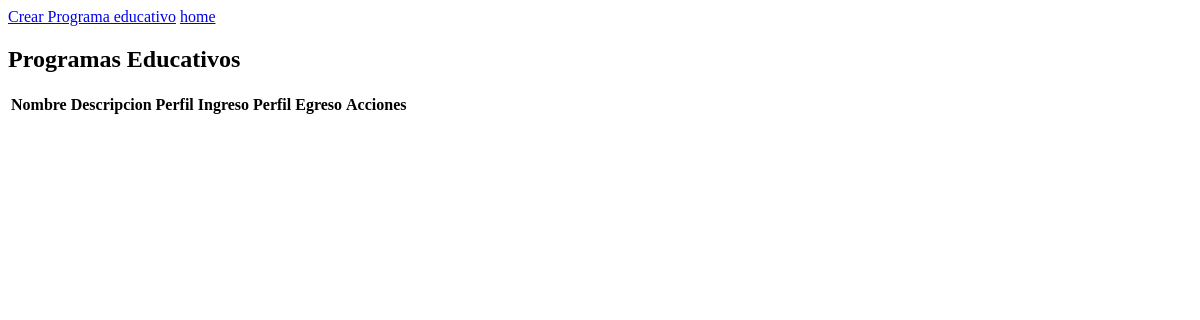
Before: /ProgramaEducativo/ with the older database file.
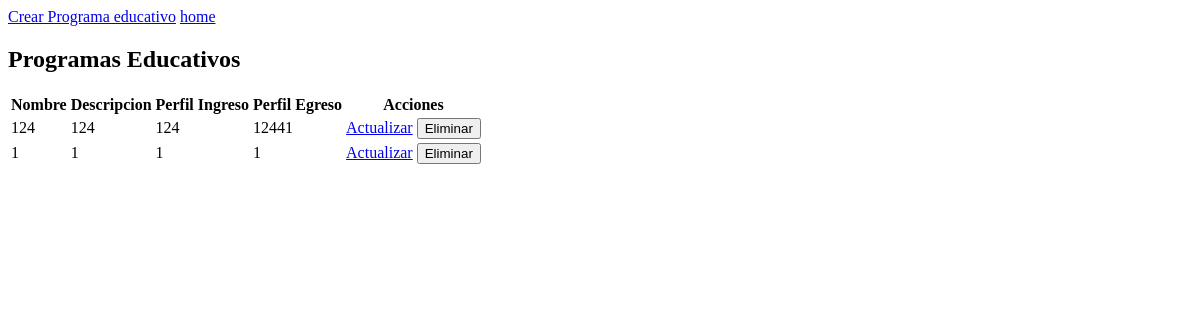
After: the same page with the newer database file.
### Proyecto/models.py (models this page shows)
class programaEducativo(models.Model):
    nombrePE = models.TextField(max_length=200)
    descrpcionPe = models.TextField(max_length=200)
    perfilIngreso = models.TextField(max_length=200)
    perfilEgreso = models.TextField(max_length=200)

### Proyecto/views.py (the view)
# urls.py: path('ProgramaEducativo/', views.ProgramasEducativo, name='programaeducativo'),
def ProgramasEducativo(request):
    programa = programaEducativo.objects.all()
    return render(request, 'programaeducativo.html', {'programa': programa})

### Proyecto/Templates/programaeducativo.html (shortened to what this page needs)
<!DOCTYPE html>
<html lang="en">
<head>
</head>
<body>
    <a href="{% url 'create_programaeducativo' %}" class="btn btn-danger mt-3">Crear Programa educativo</a>
    <a href="{% url 'home' %}" class="btn btn-danger mt-3">home</a>
    <div class="container mt-4">
        <h2 class="text-center">Programas Educativos</h2>
        <div class="table-responsive rounded">
            <table id="tablaHerramientas" class="table table-bordered table-striped">
                <thead class="thead-dark">
                    <tr>
                        <th>Nombre</th>
                        <th>Descripcion</th>
                        <th>Perfil Ingreso</th>
                        <th>Perfil Egreso</th>
                        <th>Acciones</th>
                    </tr>
                </thead>
                <tbody>
                    {% for programa in programa %}
                    <tr>
                        <td>{{ programa.nombrePE }}</td>
                        <td>{{ programa.descrpcionPe }}</td>
                        <td>{{ programa.perfilIngreso }}</td>
                        <td>{{ programa.perfilEgreso }}</td>
                        <td>
                            <a href="{% url 'update_programaEducativo' programa.id %}" class="btn btn-primary">Actualizar</a>
                            <form action="{% url 'delete_programaEducativo' programa.id %}" method="post" style="display: inline;">
                                <button type="submit" class="btn btn-danger">Eliminar</button>
                            </form>
                        </td>
                    </tr>
                    {% endfor %}
                </tbody>
            </table>
        </div>
    </div>
</body>
</html>

Changed rows visible on the page:
added programaEducativo: nombrePE "124", descrpcionPe "124", perfilIngreso "124", perfilEgreso "12441"
added programaEducativo: nombrePE "1", descrpcionPe "1", perfilIngreso "1", perfilEgreso "1"
